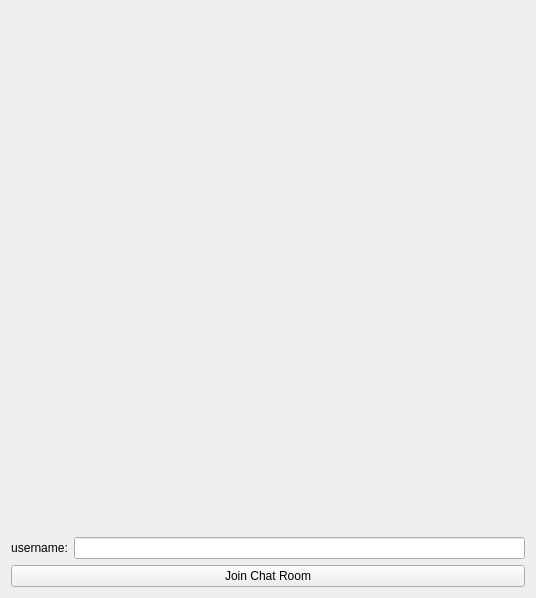
<?xml version="1.0" encoding="UTF-8"?>
<ui version="4.0">
 <class>Login</class>
 <widget class="QWidget" name="Login">
  <property name="geometry">
   <rect>
    <x>0</x>
    <y>0</y>
    <width>536</width>
    <height>598</height>
   </rect>
  </property>
  <property name="windowTitle">
   <string>Login</string>
  </property>
  <property name="windowIcon">
   <iconset resource="Resources.qrc">
    <normaloff>:/logo/logo.png</normaloff>:/logo/logo.png</iconset>
  </property>
  <layout class="QHBoxLayout" name="horizontalLayout">
   <item>
    <layout class="QVBoxLayout" name="verticalLayout">
     <item>
      <layout class="QVBoxLayout" name="verticalLayout_3">
       <item>
        <layout class="QVBoxLayout" name="verticalLayout_4">
         <item>
          <widget class="QLabel" name="label">
           <property name="text">
            <string/>
           </property>
           <property name="pixmap">
            <pixmap resource="Resources.qrc">:/logo/logo.png</pixmap>
           </property>
           <property name="scaledContents">
            <bool>true</bool>
           </property>
          </widget>
         </item>
        </layout>
       </item>
       <item>
        <layout class="QHBoxLayout" name="horizontalLayout_2">
         <item>
          <widget class="QLabel" name="usernameLabel">
           <property name="sizePolicy">
            <sizepolicy hsizetype="Fixed" vsizetype="Fixed">
             <horstretch>0</horstretch>
             <verstretch>0</verstretch>
            </sizepolicy>
           </property>
           <property name="text">
            <string>username:</string>
           </property>
           <property name="alignment">
            <set>Qt::AlignmentFlag::AlignCenter</set>
           </property>
          </widget>
         </item>
         <item>
          <widget class="QLineEdit" name="usernameLineEdit"/>
         </item>
        </layout>
       </item>
       <item>
        <widget class="QPushButton" name="pushButton">
         <property name="text">
          <string>Join Chat Room</string>
         </property>
         <property name="shortcut">
          <string>Return</string>
         </property>
        </widget>
       </item>
      </layout>
     </item>
    </layout>
   </item>
  </layout>
 </widget>
 <resources>
  <include location="Resources.qrc"/>
 </resources>
 <connections/>
</ui>
